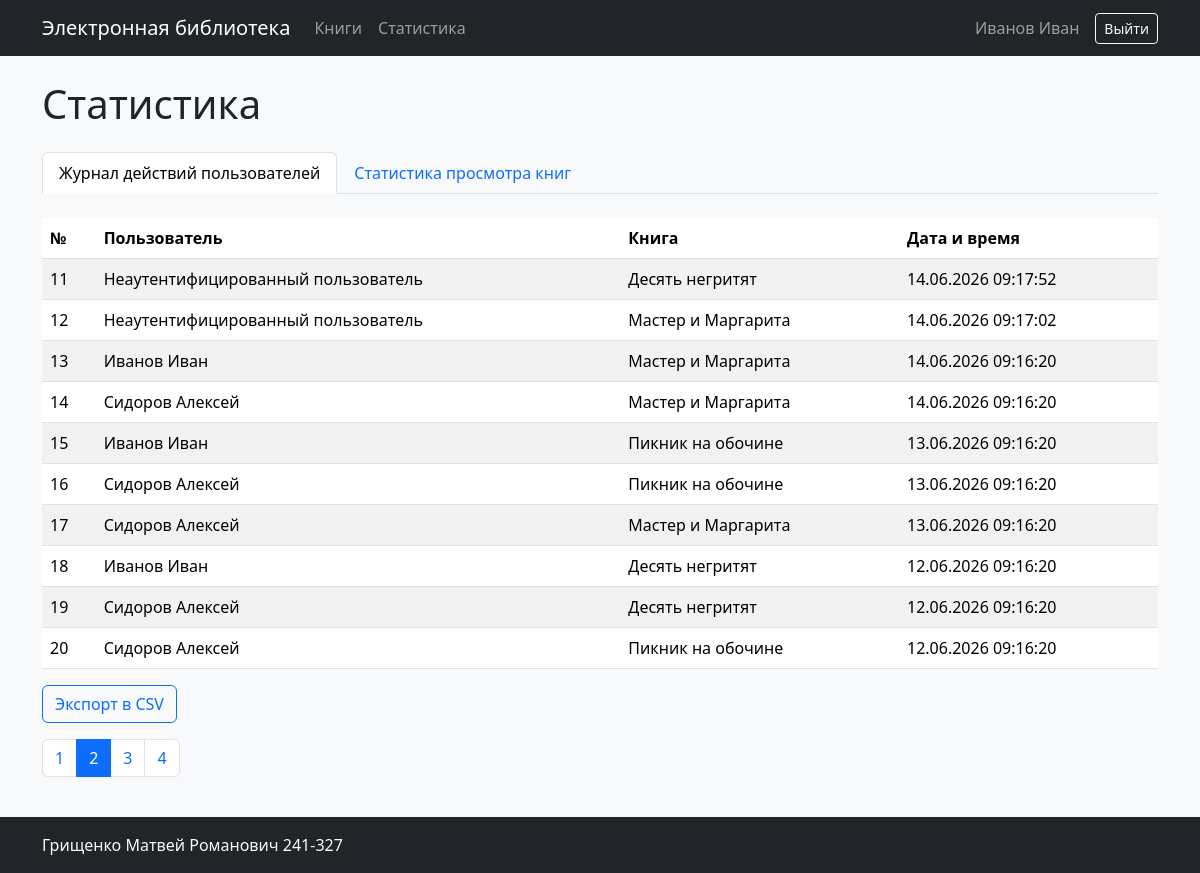
The app's page /statistics/?page=2&tab=journal (signed in) with its own data.
### app/models.py (models this page shows, shortened)
class User(db.Model, UserMixin):
    __tablename__ = "users"
    id: Mapped[int] = mapped_column(primary_key=True)
    login: Mapped[str] = mapped_column(db.String(100), unique=True, nullable=False)
    password_hash: Mapped[str] = mapped_column(db.String(255), nullable=False)
    last_name: Mapped[str] = mapped_column(db.String(100), nullable=False)
    first_name: Mapped[str] = mapped_column(db.String(100), nullable=False)
    middle_name: Mapped[str | None] = mapped_column(db.String(100))
    role_id: Mapped[int] = mapped_column(
        db.ForeignKey("roles.id"), nullable=False
    )
    role: Mapped[Role] = relationship(back_populates="users")
    reviews: Mapped[list["Review"]] = relationship(
        back_populates="user", cascade="all, delete-orphan"
    )
    views: Mapped[list["BookView"]] = relationship(back_populates="user")
    @property
    def full_name(self):
        return " ".join(
            part for part in (self.last_name, self.first_name, self.middle_name) if part
        )
    @property
    def role_name(self):
        return self.role.name

class BookView(db.Model):
    __tablename__ = "book_views"
    id: Mapped[int] = mapped_column(primary_key=True)
    book_id: Mapped[int] = mapped_column(
        db.ForeignKey("books.id", ondelete="CASCADE"), nullable=False
    )
    user_id: Mapped[int | None] = mapped_column(db.ForeignKey("users.id"))
    visitor_key: Mapped[str] = mapped_column(db.String(64), nullable=False, index=True)
    viewed_at: Mapped[datetime] = mapped_column(
        default=datetime.utcnow, nullable=False, index=True
    )
    book: Mapped[Book] = relationship(back_populates="views")
    user: Mapped[User | None] = relationship(back_populates="views")

class Book(db.Model):
    __tablename__ = "books"
    id: Mapped[int] = mapped_column(primary_key=True)
    title: Mapped[str] = mapped_column(db.String(255), nullable=False)
    short_description: Mapped[str] = mapped_column(db.Text, nullable=False)
    year: Mapped[int] = mapped_column(nullable=False)
    publisher: Mapped[str] = mapped_column(db.String(255), nullable=False)
    author: Mapped[str] = mapped_column(db.String(255), nullable=False)
    pages: Mapped[int] = mapped_column(nullable=False)
    created_at: Mapped[datetime] = mapped_column(default=datetime.utcnow)
    genres: Mapped[list[Genre]] = relationship(secondary=book_genres, lazy="selectin")
    cover: Mapped["Cover"] = relationship(
        back_populates="book",
        cascade="all, delete-orphan",
        uselist=False,
        passive_deletes=True,
    )
    reviews: Mapped[list["Review"]] = relationship(
        back_populates="book",
        cascade="all, delete-orphan",
        passive_deletes=True,
    )
    views: Mapped[list["BookView"]] = relationship(
        back_populates="book",
        cascade="all, delete-orphan",
        passive_deletes=True,
    )

### app/stats.py (the view)
@bp.route("/")
@rights_required("statistics")
def index():
    tab = request.args.get("tab", "journal")
    page = request.args.get("page", 1, type=int)
    raw_from = request.args.get("date_from", "")
    raw_to = request.args.get("date_to", "")
    date_from = parse_date(raw_from)
    date_to = parse_date(raw_to, end=True)
    if tab == "views":
        pagination = db.paginate(
            views_query(date_from, date_to),
            page=page,
            per_page=10,
            error_out=False,
        )
    else:
        pagination = db.paginate(
            journal_query(), page=page, per_page=10, error_out=False
        )
    return render_template(
        "statistics/index.html",
        title="Статистика",
        tab=tab,
        pagination=pagination,
        date_from=raw_from,
        date_to=raw_to,
    )

### app/__init__.py (called while the page is built)
@login_manager.user_loader
def load_user(user_id):
    return db.session.get(User, int(user_id))

### app/rights.py (called while the page is built)
def can(action):
    return (
        current_user.is_authenticated
        and action in RIGHTS.get(current_user.role_name, set())
    )

def rights_required(action):
    def decorator(view):
        @wraps(view)
        def wrapped(*args, **kwargs):
            if not current_user.is_authenticated:
                flash(
                    "Для выполнения данного действия необходимо пройти процедуру аутентификации",
                    "warning",
                )
                return redirect(url_for("auth.login", next=request.url))
            if not can(action):
                flash(
                    "У вас недостаточно прав для выполнения данного действия",
                    "danger",
                )
                return redirect(url_for("books.index"))
            return view(*args, **kwargs)
        return wrapped
    return decorator

### app/stats.py (called while the page is built)
def parse_date(value, end=False):
    if not value:
        return None
    parsed = datetime.strptime(value, "%Y-%m-%d").date()
    return datetime.combine(parsed, time.max if end else time.min)

def journal_query():
    return (
        db.select(BookView)
        .order_by(BookView.viewed_at.desc())
    )

### app/templates/statistics/index.html
{% extends 'base.html' %}
{% from 'pagination.html' import render_pagination %}
{% block content %}
<h1 class="mb-4">Статистика</h1>
<ul class="nav nav-tabs mb-4">
  <li class="nav-item">
    <a class="nav-link {% if tab == 'journal' %}active{% endif %}" href="{{ url_for('stats.index', tab='journal') }}">Журнал действий пользователей</a>
  </li>
  <li class="nav-item">
    <a class="nav-link {% if tab == 'views' %}active{% endif %}" href="{{ url_for('stats.index', tab='views') }}">Статистика просмотра книг</a>
  </li>
</ul>
{% if tab == 'views' %}
  <form class="row g-3 align-items-end mb-4" method="get">
    <input type="hidden" name="tab" value="views">
    <div class="col-sm-4">
      <label class="form-label">Дата от</label>
      <input class="form-control" name="date_from" type="date" value="{{ date_from }}">
    </div>
    <div class="col-sm-4">
      <label class="form-label">Дата до</label>
      <input class="form-control" name="date_to" type="date" value="{{ date_to }}">
    </div>
    <div class="col-sm-4"><button class="btn btn-primary">Применить</button></div>
  </form>
  <div class="table-responsive">
    <table class="table table-striped">
      <thead><tr><th>№</th><th>Название книги</th><th>Количество просмотров</th></tr></thead>
      <tbody>
        {% for row in pagination.items %}
          <tr><td>{{ (pagination.page - 1) * pagination.per_page + loop.index }}</td><td>{{ row.title }}</td><td>{{ row.views_count }}</td></tr>
        {% else %}
          <tr><td colspan="3">Данные отсутствуют.</td></tr>
        {% endfor %}
      </tbody>
    </table>
  </div>
  <a class="btn btn-outline-primary mb-3" href="{{ url_for('stats.views_csv', date_from=date_from, date_to=date_to) }}">Экспорт в CSV</a>
  {{ render_pagination(pagination, 'stats.index', {'tab': 'views', 'date_from': date_from, 'date_to': date_to}) }}
{% else %}
  <div class="table-responsive">
    <table class="table table-striped">
      <thead><tr><th>№</th><th>Пользователь</th><th>Книга</th><th>Дата и время</th></tr></thead>
      <tbody>
        {% for view in pagination.items %}
          <tr>
            <td>{{ (pagination.page - 1) * pagination.per_page + loop.index }}</td>
            <td>{{ view.user.full_name if view.user else 'Неаутентифицированный пользователь' }}</td>
            <td>{{ view.book.title }}</td>
            <td>{{ view.viewed_at.strftime('%d.%m.%Y %H:%M:%S') }}</td>
          </tr>
        {% else %}
          <tr><td colspan="4">Данные отсутствуют.</td></tr>
        {% endfor %}
      </tbody>
    </table>
  </div>
  <a class="btn btn-outline-primary mb-3" href="{{ url_for('stats.journal_csv') }}">Экспорт в CSV</a>
  {{ render_pagination(pagination, 'stats.index', {'tab': 'journal'}) }}
{% endif %}
{% endblock %}

### app/templates/base.html (shortened to what this page needs)
<!doctype html>
<html lang="ru">
  <head>
    <link href="https://cdn.jsdelivr.net/npm/bootstrap@5.3.3/dist/css/bootstrap.min.css" rel="stylesheet">
    <link href="https://cdn.jsdelivr.net/npm/easymde/dist/easymde.min.css" rel="stylesheet">
    <link rel="stylesheet" href="{{ url_for('static', filename='styles.css') }}">
  </head>
  <body class="d-flex flex-column min-vh-100">
    <nav class="navbar navbar-expand-lg navbar-dark bg-dark">
      <div class="container">
        <a class="navbar-brand" href="{{ url_for('books.index') }}">Электронная библиотека</a>
        <div class="collapse navbar-collapse" id="navbar">
          <div class="navbar-nav me-auto">
            <a class="nav-link" href="{{ url_for('books.index') }}">Книги</a>
            {% if can('statistics') %}
              <a class="nav-link" href="{{ url_for('stats.index') }}">Статистика</a>
            {% endif %}
          </div>
          <div class="navbar-nav align-items-lg-center">
            {% if current_user.is_authenticated %}
              <span class="navbar-text me-lg-3">{{ current_user.full_name }}</span>
              <a class="btn btn-outline-light btn-sm" href="{{ url_for('auth.logout') }}">Выйти</a>
            {% else %}
              <a class="btn btn-outline-light btn-sm" href="{{ url_for('auth.login') }}">Войти</a>
            {% endif %}
          </div>
        </div>
      </div>
    </nav>
    <main class="container py-4 flex-grow-1">
      {% block content %}{% endblock %}
    </main>
    <footer class="bg-dark text-light py-3">
      <div class="container">Грищенко Матвей Романович 241-327</div>
    </footer>
  </body>
</html>

### app/static/styles.css (style rules this page uses)
body { background: #f8f9fa; color: #202428; }

### records on screen
User: full_name "Иванов Иван"
BookView: page "11", user "Неаутентифицированный пользователь", book "Десять негритят", viewed_at "14.06.2026 09:17:52"
BookView: page "12", user "Неаутентифицированный пользователь", book "Мастер и Маргарита", viewed_at "14.06.2026 09:17:02"
BookView: page "13", user "Иванов Иван", book "Мастер и Маргарита", viewed_at "14.06.2026 09:16:20"
BookView: page "14", user "Сидоров Алексей", book "Мастер и Маргарита", viewed_at "14.06.2026 09:16:20"
BookView: page "15", user "Иванов Иван", book "Пикник на обочине", viewed_at "13.06.2026 09:16:20"
BookView: page "16", user "Сидоров Алексей", book "Пикник на обочине", viewed_at "13.06.2026 09:16:20"
BookView: page "17", user "Сидоров Алексей", book "Мастер и Маргарита", viewed_at "13.06.2026 09:16:20"
BookView: page "18", user "Иванов Иван", book "Десять негритят", viewed_at "12.06.2026 09:16:20"
BookView: page "19", user "Сидоров Алексей", book "Десять негритят", viewed_at "12.06.2026 09:16:20"
BookView: page "20", user "Сидоров Алексей", book "Пикник на обочине", viewed_at "12.06.2026 09:16:20"

### other values on screen
{{ page }} "1" "2" "3" "4"
